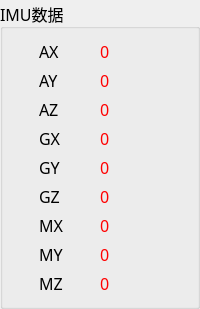
      <widget class="QGroupBox" name="groupBox_3">
       <property name="sizePolicy">
        <sizepolicy hsizetype="Fixed" vsizetype="Expanding">
         <horstretch>0</horstretch>
         <verstretch>0</verstretch>
        </sizepolicy>
       </property>
       <property name="minimumSize">
        <size>
         <width>0</width>
         <height>0</height>
        </size>
       </property>
       <property name="font">
        <font>
         <family>阿里巴巴普惠体 Medium</family>
         <pointsize>12</pointsize>
        </font>
       </property>
       <property name="title">
        <string>IMU数据</string>
       </property>
       <property name="alignment">
        <set>Qt::AlignLeading|Qt::AlignLeft|Qt::AlignVCenter</set>
       </property>
       <property name="flat">
        <bool>false</bool>
       </property>
       <property name="checkable">
        <bool>false</bool>
       </property>
       <layout class="QVBoxLayout" name="verticalLayout_7">
        <item>
         <layout class="QGridLayout" name="gridLayout_2">
          <item row="3" column="0">
           <widget class="QLabel" name="label_19">
            <property name="sizePolicy">
             <sizepolicy hsizetype="Fixed" vsizetype="Expanding">
              <horstretch>0</horstretch>
              <verstretch>0</verstretch>
             </sizepolicy>
            </property>
            <property name="minimumSize">
             <size>
              <width>30</width>
              <height>20</height>
             </size>
            </property>
            <property name="font">
             <font>
              <family>阿里巴巴普惠体 Medium</family>
              <pointsize>12</pointsize>
             </font>
            </property>
            <property name="styleSheet">
             <string notr="true">QLabel
{ 
	color: rgb(0, 0, 0); 
} </string>
            </property>
            <property name="text">
             <string>GX</string>
            </property>
           </widget>
          </item>
          <item row="3" column="1">
           <widget class="QLabel" name="gx">
            <property name="sizePolicy">
             <sizepolicy hsizetype="Fixed" vsizetype="Expanding">
              <horstretch>0</horstretch>
              <verstretch>0</verstretch>
             </sizepolicy>
            </property>
            <property name="minimumSize">
             <size>
              <width>60</width>
              <height>0</height>
             </size>
            </property>
            <property name="font">
             <font>
              <family>阿里巴巴普惠体 Medium</family>
              <pointsize>12</pointsize>
             </font>
            </property>
            <property name="styleSheet">
             <string notr="true">QLabel
{ 
	color: rgb(255, 0, 0); 
} </string>
            </property>
            <property name="text">
             <string>0</string>
            </property>
           </widget>
          </item>
          <item row="1" column="1">
           <widget class="QLabel" name="ay">
            <property name="sizePolicy">
             <sizepolicy hsizetype="Fixed" vsizetype="Expanding">
              <horstretch>0</horstretch>
              <verstretch>0</verstretch>
             </sizepolicy>
            </property>
            <property name="minimumSize">
             <size>
              <width>60</width>
              <height>0</height>
             </size>
            </property>
            <property name="font">
             <font>
              <family>阿里巴巴普惠体 Medium</family>
              <pointsize>12</pointsize>
             </font>
            </property>
            <property name="styleSheet">
             <string notr="true">QLabel
{ 
	color: rgb(255, 0, 0); 
} </string>
            </property>
            <property name="text">
             <string>0</string>
            </property>
           </widget>
          </item>
          <item row="7" column="0">
           <widget class="QLabel" name="label_24">
            <property name="sizePolicy">
             <sizepolicy hsizetype="Fixed" vsizetype="Expanding">
              <horstretch>0</horstretch>
              <verstretch>0</verstretch>
             </sizepolicy>
            </property>
            <property name="minimumSize">
             <size>
              <width>30</width>
              <height>20</height>
             </size>
            </property>
            <property name="font">
             <font>
              <family>阿里巴巴普惠体 Medium</family>
              <pointsize>12</pointsize>
             </font>
            </property>
            <property name="styleSheet">
             <string notr="true">QLabel
{ 
	color: rgb(0, 0, 0); 
} </string>
            </property>
            <property name="text">
             <string>MY</string>
            </property>
           </widget>
          </item>
          <item row="8" column="1">
           <widget class="QLabel" name="mz">
            <property name="sizePolicy">
             <sizepolicy hsizetype="Fixed" vsizetype="Expanding">
              <horstretch>0</horstretch>
              <verstretch>0</verstretch>
             </sizepolicy>
            </property>
            <property name="minimumSize">
             <size>
              <width>60</width>
              <height>0</height>
             </size>
            </property>
            <property name="font">
             <font>
              <family>阿里巴巴普惠体 Medium</family>
              <pointsize>12</pointsize>
             </font>
            </property>
            <property name="styleSheet">
             <string notr="true">QLabel
{ 
	color: rgb(255, 0, 0); 
} </string>
            </property>
            <property name="text">
             <string>0</string>
            </property>
           </widget>
          </item>
          <item row="5" column="0">
           <widget class="QLabel" name="label_22">
            <property name="sizePolicy">
             <sizepolicy hsizetype="Fixed" vsizetype="Expanding">
              <horstretch>0</horstretch>
              <verstretch>0</verstretch>
             </sizepolicy>
            </property>
            <property name="minimumSize">
             <size>
              <width>30</width>
              <height>20</height>
             </size>
            </property>
            <property name="font">
             <font>
              <family>阿里巴巴普惠体 Medium</family>
              <pointsize>12</pointsize>
             </font>
            </property>
            <property name="styleSheet">
             <string notr="true">QLabel
{ 
	color: rgb(0, 0, 0); 
} </string>
            </property>
            <property name="text">
             <string>GZ</string>
            </property>
           </widget>
          </item>
          <item row="0" column="0">
           <widget class="QLabel" name="label_17">
            <property name="sizePolicy">
             <sizepolicy hsizetype="Fixed" vsizetype="Expanding">
              <horstretch>0</horstretch>
              <verstretch>0</verstretch>
             </sizepolicy>
            </property>
            <property name="minimumSize">
             <size>
              <width>30</width>
              <height>20</height>
             </size>
            </property>
            <property name="font">
             <font>
              <family>阿里巴巴普惠体 Medium</family>
              <pointsize>12</pointsize>
             </font>
            </property>
            <property name="styleSheet">
             <string notr="true">QLabel
{ 
	color: rgb(0, 0, 0); 
} </string>
            </property>
            <property name="text">
             <string>AX</string>
            </property>
           </widget>
          </item>
          <item row="7" column="1">
           <widget class="QLabel" name="my">
            <property name="sizePolicy">
             <sizepolicy hsizetype="Fixed" vsizetype="Expanding">
              <horstretch>0</horstretch>
              <verstretch>0</verstretch>
             </sizepolicy>
            </property>
            <property name="minimumSize">
             <size>
              <width>60</width>
              <height>0</height>
             </size>
            </property>
            <property name="font">
             <font>
              <family>阿里巴巴普惠体 Medium</family>
              <pointsize>12</pointsize>
             </font>
            </property>
            <property name="styleSheet">
             <string notr="true">QLabel
{ 
	color: rgb(255, 0, 0); 
} </string>
            </property>
            <property name="text">
             <string>0</string>
            </property>
           </widget>
          </item>
          <item row="8" column="0">
           <widget class="QLabel" name="label_25">
            <property name="sizePolicy">
             <sizepolicy hsizetype="Fixed" vsizetype="Expanding">
              <horstretch>0</horstretch>
              <verstretch>0</verstretch>
             </sizepolicy>
            </property>
            <property name="minimumSize">
             <size>
              <width>30</width>
              <height>20</height>
             </size>
            </property>
            <property name="font">
             <font>
              <family>阿里巴巴普惠体 Medium</family>
              <pointsize>12</pointsize>
             </font>
            </property>
            <property name="styleSheet">
             <string notr="true">QLabel
{ 
	color: rgb(0, 0, 0); 
} </string>
            </property>
            <property name="text">
             <string>MZ</string>
            </property>
           </widget>
          </item>
          <item row="5" column="1">
           <widget class="QLabel" name="gz">
            <property name="sizePolicy">
             <sizepolicy hsizetype="Fixed" vsizetype="Expanding">
              <horstretch>0</horstretch>
              <verstretch>0</verstretch>
             </sizepolicy>
            </property>
            <property name="minimumSize">
             <size>
              <width>60</width>
              <height>0</height>
             </size>
            </property>
            <property name="font">
             <font>
              <family>阿里巴巴普惠体 Medium</family>
              <pointsize>12</pointsize>
             </font>
            </property>
            <property name="styleSheet">
             <string notr="true">QLabel
{ 
	color: rgb(255, 0, 0); 
} </string>
            </property>
            <property name="text">
             <string>0</string>
            </property>
           </widget>
          </item>
          <item row="4" column="0">
           <widget class="QLabel" name="label_21">
            <property name="sizePolicy">
             <sizepolicy hsizetype="Fixed" vsizetype="Expanding">
              <horstretch>0</horstretch>
              <verstretch>0</verstretch>
             </sizepolicy>
            </property>
            <property name="minimumSize">
             <size>
              <width>30</width>
              <height>20</height>
             </size>
            </property>
            <property name="font">
             <font>
              <family>阿里巴巴普惠体 Medium</family>
              <pointsize>12</pointsize>
             </font>
            </property>
            <property name="styleSheet">
             <string notr="true">QLabel
{ 
	color: rgb(0, 0, 0); 
} </string>
            </property>
            <property name="text">
             <string>GY</string>
            </property>
           </widget>
          </item>
          <item row="6" column="1">
           <widget class="QLabel" name="mx">
            <property name="sizePolicy">
             <sizepolicy hsizetype="Fixed" vsizetype="Expanding">
              <horstretch>0</horstretch>
              <verstretch>0</verstretch>
             </sizepolicy>
            </property>
            <property name="minimumSize">
             <size>
              <width>60</width>
              <height>0</height>
             </size>
            </property>
            <property name="font">
             <font>
              <family>阿里巴巴普惠体 Medium</family>
              <pointsize>12</pointsize>
             </font>
            </property>
            <property name="styleSheet">
             <string notr="true">QLabel
{ 
	color: rgb(255, 0, 0); 
} </string>
            </property>
            <property name="text">
             <string>0</string>
            </property>
           </widget>
          </item>
          <item row="6" column="0">
           <widget class="QLabel" name="label_23">
            <property name="sizePolicy">
             <sizepolicy hsizetype="Fixed" vsizetype="Expanding">
              <horstretch>0</horstretch>
              <verstretch>0</verstretch>
             </sizepolicy>
            </property>
            <property name="minimumSize">
             <size>
              <width>30</width>
              <height>20</height>
             </size>
            </property>
            <property name="font">
             <font>
              <family>阿里巴巴普惠体 Medium</family>
              <pointsize>12</pointsize>
             </font>
            </property>
            <property name="styleSheet">
             <string notr="true">QLabel
{ 
	color: rgb(0, 0, 0); 
} </string>
            </property>
            <property name="text">
             <string>MX</string>
            </property>
           </widget>
          </item>
          <item row="2" column="0">
           <widget class="QLabel" name="label_18">
            <property name="sizePolicy">
             <sizepolicy hsizetype="Fixed" vsizetype="Expanding">
              <horstretch>0</horstretch>
              <verstretch>0</verstretch>
             </sizepolicy>
            </property>
            <property name="minimumSize">
             <size>
              <width>30</width>
              <height>20</height>
             </size>
            </property>
            <property name="font">
             <font>
              <family>阿里巴巴普惠体 Medium</family>
              <pointsize>12</pointsize>
             </font>
            </property>
            <property name="styleSheet">
             <string notr="true">QLabel
{ 
	color: rgb(0, 0, 0); 
} </string>
            </property>
            <property name="text">
             <string>AZ</string>
            </property>
           </widget>
          </item>
          <item row="1" column="0">
           <widget class="QLabel" name="label_16">
            <property name="sizePolicy">
             <sizepolicy hsizetype="Fixed" vsizetype="Expanding">
              <horstretch>0</horstretch>
              <verstretch>0</verstretch>
             </sizepolicy>
            </property>
            <property name="minimumSize">
             <size>
              <width>30</width>
              <height>20</height>
             </size>
            </property>
            <property name="font">
             <font>
              <family>阿里巴巴普惠体 Medium</family>
              <pointsize>12</pointsize>
             </font>
            </property>
            <property name="styleSheet">
             <string notr="true">QLabel
{ 
	color: rgb(0, 0, 0); 
} </string>
            </property>
            <property name="text">
             <string>AY</string>
            </property>
           </widget>
          </item>
          <item row="4" column="1">
           <widget class="QLabel" name="gy">
            <property name="sizePolicy">
             <sizepolicy hsizetype="Fixed" vsizetype="Expanding">
              <horstretch>0</horstretch>
              <verstretch>0</verstretch>
             </sizepolicy>
            </property>
            <property name="minimumSize">
             <size>
              <width>60</width>
              <height>0</height>
             </size>
            </property>
            <property name="font">
             <font>
              <family>阿里巴巴普惠体 Medium</family>
              <pointsize>12</pointsize>
             </font>
            </property>
            <property name="styleSheet">
             <string notr="true">QLabel
{ 
	color: rgb(255, 0, 0); 
} </string>
            </property>
            <property name="text">
             <string>0</string>
            </property>
           </widget>
          </item>
          <item row="2" column="1">
           <widget class="QLabel" name="az">
            <property name="sizePolicy">
             <sizepolicy hsizetype="Fixed" vsizetype="Expanding">
              <horstretch>0</horstretch>
              <verstretch>0</verstretch>
             </sizepolicy>
            </property>
            <property name="minimumSize">
             <size>
              <width>60</width>
              <height>0</height>
             </size>
            </property>
            <property name="font">
             <font>
              <family>阿里巴巴普惠体 Medium</family>
              <pointsize>12</pointsize>
             </font>
            </property>
            <property name="styleSheet">
             <string notr="true">QLabel
{ 
	color: rgb(255, 0, 0); 
} </string>
            </property>
            <property name="text">
             <string>0</string>
            </property>
           </widget>
          </item>
          <item row="0" column="1">
           <widget class="QLabel" name="ax">
            <property name="sizePolicy">
             <sizepolicy hsizetype="Fixed" vsizetype="Expanding">
              <horstretch>0</horstretch>
              <verstretch>0</verstretch>
             </sizepolicy>
            </property>
            <property name="minimumSize">
             <size>
              <width>60</width>
              <height>0</height>
             </size>
            </property>
            <property name="font">
             <font>
              <family>阿里巴巴普惠体 Medium</family>
              <pointsize>12</pointsize>
             </font>
            </property>
            <property name="styleSheet">
             <string notr="true">QLabel
{ 
	color: rgb(255, 0, 0); 
} </string>
            </property>
            <property name="text">
             <string>0</string>
            </property>
           </widget>
          </item>
         </layout>
        </item>
       </layout>
      </widget>
